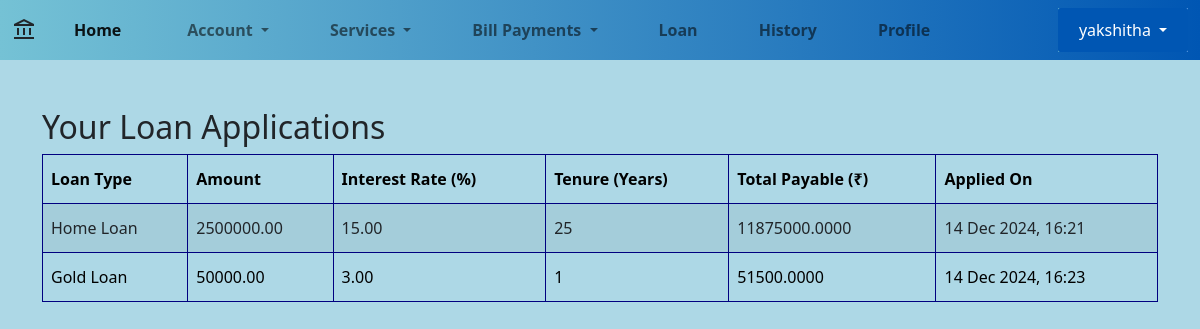
Screenshot of /loan/loandetails (signed in) with the database file from the repository.
### Bank/models.py (models this page shows, shortened)
class LoanApplication(models.Model):
    LOAN_TYPES = [
        ('Home Loan', 'Home Loan'),
        ('Vehicle Loan', 'Vehicle Loan'),
        ('Gold Loan', 'Gold Loan'),
        ('Education Loan', 'Education Loan'),
    ]
    customer = models.ForeignKey('Customer_Data', on_delete=models.CASCADE)  # Link to the customer model
    loan_type = models.CharField(max_length=20, choices=LOAN_TYPES)
    loan_amount = models.DecimalField(max_digits=12, decimal_places=2)
    interest_rate = models.DecimalField(max_digits=5, decimal_places=2)
    tenure_years = models.PositiveIntegerField()
    applied_on = models.DateTimeField(auto_now_add=True)
    def total_amount_payable(self):
        return self.loan_amount + (self.loan_amount * self.interest_rate / 100) * self.tenure_years

### Bank/views.py (the view)
# urls.py: path('loan/loandetails', loan_details, name='loan_details')
@login_required(login_url='login')
def loan_details(request):
    customer = get_object_or_404(Customer_Data, Name=request.user.username)
    loans = LoanApplication.objects.filter(customer=customer)
    return render(request, 'loan_details.html', {'loans': loans,'customer':customer})

### templates/loan_details.html
{% extends 'main.html' %}
{% block body_block %}
<div class="container mt-5">
    <h2>Your Loan Applications</h2>
    {% if loans %}
        <table class="table table-bordered table-striped" style="border-color: navy; color: black; line-height: 2rem; width: 100%;">
            <thead>
                <tr>
                    <th>Loan Type</th>
                    <th>Amount</th>
                    <th>Interest Rate (%)</th>
                    <th>Tenure (Years)</th>
                    <th>Total Payable (₹)</th>
                    <th>Applied On</th>
                </tr>
            </thead>
            <tbody>
                {% for loan in loans %}
                    <tr>
                        <td>{{ loan.loan_type }}</td>
                        <td>{{ loan.loan_amount }}</td>
                        <td>{{ loan.interest_rate }}</td>
                        <td>{{ loan.tenure_years }}</td>
                        <td>{{ loan.total_amount_payable }}</td>
                        <td>{{ loan.applied_on|date:"d M Y, H:i" }}</td>
                    </tr>
                {% endfor %}
            </tbody>
        </table>
    {% else %}
        <p>You have not applied for any loans yet.</p>
    {% endif %}
</div>
{% endblock %}

### templates/main.html (shortened to what this page needs)
<!DOCTYPE html>
<html lang="en">
  <head>
    <link
      href="https://cdn.jsdelivr.net/npm/bootstrap@5.0.2/dist/css/bootstrap.min.css"
      rel="stylesheet"
    />
    <link rel="stylesheet" href="https://cdnjs.cloudflare.com/ajax/libs/font-awesome/5.15.4/css/all.min.css">
  </head>
  <body>
    <nav class="navbar navbar-expand-lg navbar-light bground">
      <div class="container-fluid">
        <span class="material-symbols-outlined"> account_balance </span>
        <div class="collapse navbar-collapse" id="navbarSupportedContent">
          <ul class="navbar-nav me-auto mb-2 mb-lg-0">
            <li class="nav-item" style="margin-right: 20px; margin-left: 30px;">
              <a
                class="nav-link active"
                aria-current="page"
                href="{% url 'home' %}" style="font-weight: bold;"
                >Home</a
              >
            </li>
            <li class="nav-item dropdown" style="margin-right: 15px; margin-left: 30px;">
              <a
                class="nav-link dropdown-toggle"
                href="#"
                id="navbarDropdown"
                role="button"
                data-bs-toggle="dropdown"
                aria-expanded="false"  style="font-weight: bold;"
              >
                Account
              </a>
            </li>
            <li class="nav-item dropdown" style="margin-right: 15px; margin-left: 30px;">
              <a
                class="nav-link dropdown-toggle"
                href="#"
                id="navbarDropdown"
                role="button"
                data-bs-toggle="dropdown"
                aria-expanded="false" style="font-weight: bold;"
              >
                Services
              </a>
            </li>
            <li class="nav-item dropdown" style="margin-right: 15px; margin-left: 30px;">
              <a
                class="nav-link dropdown-toggle"
                href="#"
                id="navbarDropdown"
                role="button"
                data-bs-toggle="dropdown"
                aria-expanded="false" style="font-weight: bold;"
              >
                Bill Payments
              </a>
            </li>
            <li class="nav-item" style="margin-right: 15px; margin-left: 30px;">
              <a class="nav-link" href="{% url 'loan' %}" style="font-weight: bold;"
                >Loan</a
              >
            </li>
            <li class="nav-item" style="margin-right: 15px; margin-left: 30px;">
              <a class="nav-link" href="{% url 'transaction_history' %}" style="font-weight: bold;"
                >History</a
              >
            </li>
            <li class="nav-item" style="margin-right: 15px; margin-left: 30px;">
              <a class="nav-link" href="{% url 'profile' %} "style="font-weight: bold;" >Profile</a>
            </li>
          </ul>
          <div class="d-flex" style="background: linear-gradient(90deg, #75c2d5, #72aceb);width: auto;">
            <div class="dropdown">
              {% if user.is_authenticated %}
                <button
                  class="btn btn-secondary dropdown-toggle"
                  type="button"
                  id="userDropdown"
                  data-bs-toggle="dropdown"
                  aria-expanded="false"
                >
                  {{ user.username }}
                </button>
              {% endif %}
            </div>
          </div>
        </div>
      </div>
    </nav>
    <div class="body">{% block body_block %} {% endblock %}</div>
  </body>
</html>

### templates/main.html (style rules this page uses)
body { background-color: lightblue; }
.bground { background: linear-gradient(90deg, #75c2d5, #0056b3); }
a { text-decoration: none; }
.btn { display: inline-block; width: 130px; padding: 10px; background-color: #0056b3; color: #ffffff; border: none; border-radius: 2px; font-size: 16px; cursor: pointer; transition: background-color 0.3s ease; text-align: center; }

### rows the page displays
LoanApplication: loan_type "Home Loan", loan_amount "2500000.00", interest_rate "15.00", tenure_years "25", total_amount_payable "11875000.0000", applied_on "14 Dec 2024, 16:21"
LoanApplication: loan_type "Gold Loan", loan_amount "50000.00", interest_rate "3.00", tenure_years "1", total_amount_payable "51500.0000", applied_on "14 Dec 2024, 16:23"

### other values shown
{{ user.username }} "yakshitha"
